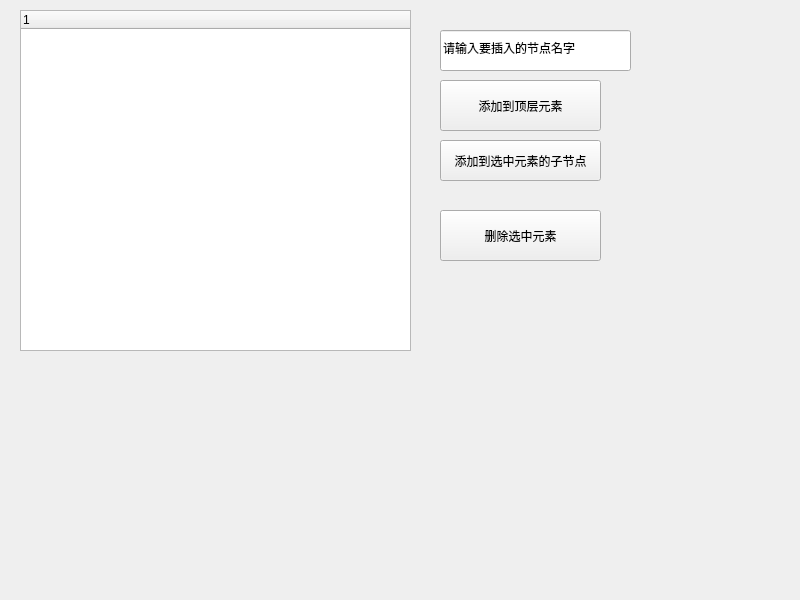
<?xml version="1.0" encoding="UTF-8"?>
<ui version="4.0">
 <class>Widget</class>
 <widget class="QWidget" name="Widget">
  <property name="geometry">
   <rect>
    <x>0</x>
    <y>0</y>
    <width>800</width>
    <height>600</height>
   </rect>
  </property>
  <property name="windowTitle">
   <string>Widget</string>
  </property>
  <widget class="QTreeWidget" name="treeWidget">
   <property name="geometry">
    <rect>
     <x>20</x>
     <y>10</y>
     <width>391</width>
     <height>341</height>
    </rect>
   </property>
   <column>
    <property name="text">
     <string>1</string>
    </property>
   </column>
  </widget>
  <widget class="QLineEdit" name="lineEdit">
   <property name="geometry">
    <rect>
     <x>440</x>
     <y>30</y>
     <width>191</width>
     <height>41</height>
    </rect>
   </property>
   <property name="text">
    <string>请输入要插入的节点名字</string>
   </property>
  </widget>
  <widget class="QPushButton" name="pushButton_insertTopLevelItem">
   <property name="geometry">
    <rect>
     <x>440</x>
     <y>80</y>
     <width>161</width>
     <height>51</height>
    </rect>
   </property>
   <property name="text">
    <string>添加到顶层元素</string>
   </property>
  </widget>
  <widget class="QPushButton" name="pushButton_insertItem">
   <property name="geometry">
    <rect>
     <x>440</x>
     <y>140</y>
     <width>161</width>
     <height>41</height>
    </rect>
   </property>
   <property name="text">
    <string>添加到选中元素的子节点</string>
   </property>
  </widget>
  <widget class="QPushButton" name="pushButton_deleteItem">
   <property name="geometry">
    <rect>
     <x>440</x>
     <y>210</y>
     <width>161</width>
     <height>51</height>
    </rect>
   </property>
   <property name="text">
    <string>删除选中元素</string>
   </property>
  </widget>
 </widget>
 <resources/>
 <connections/>
</ui>
